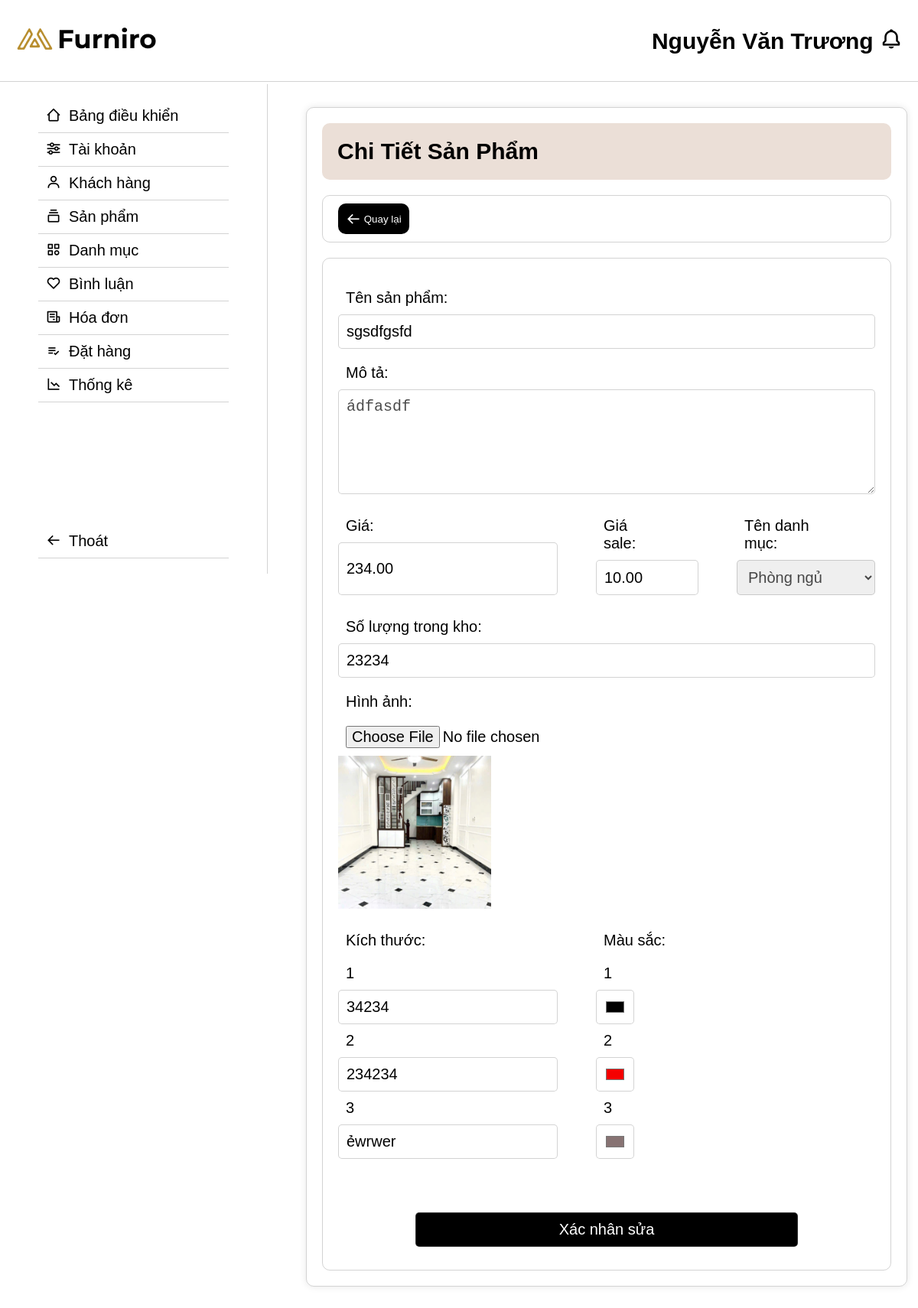
The app's page /admin/index.php?act=suaSanPham&id=112 (signed in) with its own data.
### tables this page shows
CREATE TABLE `sanpham` (
  `MaSanPham` int(11) NOT NULL,
  `TenSanPham` varchar(255) NOT NULL,
  `MoTa` text DEFAULT NULL,
  `Gia` decimal(10,2) NOT NULL,
  `GiaSale` decimal(10,2) DEFAULT NULL,
  `SoLuongTrongKho` int(11) NOT NULL,
  `HinhAnh` varchar(255) DEFAULT NULL,
  `MaDanhMuc` int(11) NOT NULL,
  `KichThuoc` varchar(255) DEFAULT NULL,
  `MauSac` varchar(255) DEFAULT NULL,
  `LuotXem` int(11) NOT NULL
);

CREATE TABLE `danhmucsanpham` (
  `MaDanhMuc` int(11) NOT NULL,
  `TenDanhMuc` varchar(255) NOT NULL,
  `TrangThai` tinyint(1) NOT NULL DEFAULT 1
);

### model/pdo.php (called while the page is built, shortened)
<?php
function pdo_get_connection()
{
    $dburl = "mysql:host=localhost;dbname=d1;charset=utf8";
    $username = 'root';
    $password = '';
    $conn = new PDO($dburl, $username, $password);
    $conn->setAttribute(PDO::ATTR_ERRMODE, PDO::ERRMODE_EXCEPTION);
    return $conn;
}
function pdo_query_one($sql)
{
    $sql_args = array_slice(func_get_args(), 1);
    try {
        $conn = pdo_get_connection();
        $stmt = $conn->prepare($sql);
        $stmt->execute($sql_args);
        $row = $stmt->fetch(PDO::FETCH_ASSOC);
        return $row;
    } catch (PDOException $e) {
        throw $e;
    } finally {
        unset($conn);
    }
}

### model/sanpham.php (called while the page is built, shortened)
<?php
function loadone_ten_dm($MaDanhMuc)
{
    if ($MaDanhMuc > 0) {
        $sql = "SELECT * FROM danhmucsanpham where MaDanhMuc=" . $MaDanhMuc;
        $dm = pdo_query_one($sql);
        extract($dm);
        return $TenDanhMuc;
    } else {
        return "";
    }
}
function loadone_sanpham($MaSanPham)
{
    $sql = "SELECT * FROM sanpham where MaSanPham =" . $MaSanPham;
    $sp = pdo_query_one($sql);
    return $sp;
}

### global.php (called while the page is built, shortened)
<?php
$img_path = "../upload/";

### admin/sanpham/edit.php (the view, shortened to what this page needs)
<div class="danhmuc">
    <div class="list-danhmuc">
        <div class="list-danhmuc__title">
            <h2>Chi Tiết Sản Phẩm</h2>
        </div>
        <div style="display: flex; justify-content: space-between; margin: 20px 0; align-items: center;border: 1px solid rgba(128, 128, 128, 0.349); border-radius: 10px; padding:10px 20px">
            <div class="list-danhmuc__add">
                <a href="index.php?act=listSanPham"><i class='bx bx-arrow-back'></i><input type="button" value=" Quay lại"></a>
            </div>
        </div>
        <div class=" list-danhmuc__content list-sanpham__content">
            <div class="sanpham-detail add-sanpham">
                <form action="index.php?act=suaSanPham&id=<?= $sanpham['MaSanPham'] ?>" method="post" enctype="multipart/form-data">
                    <div class="row-detail">
                        <label for="TenSanPham">Tên sản phẩm:</label>
                        <input type="text" name="TenSanPham" id="TenSanPham" required title="Vui lòng nhập tên sản phẩm" value="<?= $TenSanPham ?>">
                    </div>
                    <div class="row-detail">
                        <label for="MoTa">Mô tả:</label>
                        <textarea name="MoTa" id="MoTa" rows="5" required><?= $MoTa ?></textarea>
                    </div>
                    <div style="display: flex;gap:50px">
                        <div class="row-detail">
                            <label for="Gia">Giá:</label>
                            <input type="number" name="Gia" id="Gia" required value="<?= $Gia ?>">
                        </div>
                        <div class="row-detail">
                            <label for="GiaSale">Giá sale:</label>
                            <input type="number" name="GiaSale" id="GiaSale" value="<?= $GiaSale ?>" step="0.01" min="0" max="100">
                        </div>
                        <div class="row-detail">
                            <label for="TenDanhMuc">Tên danh mục:</label>
                            <select name="MaDanhMuc" id="MaDanhMuc" required>
                                <option value="<?= $MaDanhMuc ?>" selected hidden><?= $TenDanhMuc_one ?></option>
                            </select>
                        </div>
                    </div>
                    <div class="row-detail">
                        <label for="SoLuong">Số lượng trong kho:</label>
                        <input type="number" name="SoLuongTrongKho" id="SoLuongTrongKho" required value="<?= $SoLuongTrongKho ?>">
                    </div>
                    <div class="row-detail">
                        <label for="HinhAnh">Hình ảnh:</label>
                        <input type="file" name="HinhAnh" id="HinhAnh" style="border: none;" value="<?= $HinhAnh ?>">
                        <img id="previewImage" style="width: 200px; height: 200px;" src="<?= $img_path ?>/<?= $HinhAnh ?>">
                    </div>
                    <div style="display: flex;gap:50px">
                        <div class="row-detail">
                            <label for="KichThuoc">Kích thước:</label>
                            <?php
                            $count = 0;
                            $KichThuoc = explode(",", $KichThuoc);
                            foreach ($KichThuoc as $KichThuoc) {
                                $count == 0 ? $checked = 'checked' : $checked = '';
                                echo '<label for="KichThuoc">' . $count + 1 . '</label>
                                    <input type="text" name="KichThuoc[]" id="KichThuoc" value="' . $KichThuoc . '" ' . $checked . '>';
                                $count++;
                            }
                            ?>
                        </div>
                        <div class="row-detail">
                            <label for="MauSac">Màu sắc:</label>
                            <?php
                            $count = 0;
                            $MauSac = explode(",", $MauSac);
                            foreach ($MauSac as $MauSac) {
                                $count == 0 ? $checked = 'checked' : $checked = '';
                                echo '<label for="MauSac">' . $count + 1 . '</label>
                                    <input type="color" name="MauSac[]" id="MauSac" value="' . $MauSac . '" ' . $checked . '>';
                                $count++;
                            }
                            ?>
                        </div>
                    </div>
                    <div class="row-detail">
                        <input type="submit" value="Xác nhân sửa" name="suaSanPham" style="width:500px;margin: 0 auto;background-color: black;color: white;margin-top: 50px;">
                    </div>
                </form>
            </div>
        </div>
    </div>
</div>

### assets/css/css-admin.css (style rules this page uses)
* { padding: 0; margin: 0; box-sizing: border-box; }
body { font-size: 20px; }
img { width: 100%; max-width: 100%; }
a { text-decoration: none; color: black; }
body { font-family: sans-serif; margin: 20px; }
.danhmuc { display: flex; gap: 50px; }
.list-danhmuc { display: block; gap: 50px; padding: 20px; border-radius: 10px; border: 1px solid rgba(128, 128, 128, 0.349); flex: 1; box-shadow: 0 0 10px rgba(0, 0, 0, 0.1); }
.list-danhmuc__title { padding: 20px; border-radius: 10px; display: flex; align-items: center; gap: 20px; background-color: #EBDFD7; margin-bottom: 20px; text-align: center; }
.list-danhmuc__add a { display: flex; align-items: center; }
.list-danhmuc__add i { font-size: 20px; }
.list-danhmuc__add a input { background-color: black; color: white; border: none; }
.list-danhmuc__add a { padding: 10px; border-radius: 10px; background-color: black; color: white; cursor: pointer; }
.list-sanpham__content { font-size: 14px; }
.sanpham-detail { border: 1px solid rgba(128, 128, 128, 0.349); padding: 20px; border-radius: 10px; }
.sanpham-detail .row-detail { display: flex; flex-direction: column; font-size: 20px; margin: 10px 0; }
.sanpham-detail .row-detail label { margin-right: 50px; padding: 10px; border-radius: 10px; }
.sanpham-detail .row-detail input { flex: 8; font-size: 20px; padding: 10px; border-radius: 5px; border: none; background-color: #c4c4c46e; }
.sanpham-detail .row-detail textarea { flex: 8; font-size: 20px; padding: 10px; border-radius: 5px; border: 1px solid rgba(128, 128, 128, 0.349); color: rgba(0, 0, 0, 0.705); }
.sanpham-detail .row-detail select { flex: 8; color: rgba(0, 0, 0, 0.705); border: 1px solid rgba(128, 128, 128, 0.349); font-size: 20px; padding: 10px; border-radius: 5px; }
.list-sanpham__content img { height: 50px; object-fit: cover; }
.add-sanpham .row-detail input { background-color: white; border: 1px solid rgba(128, 128, 128, 0.349); }

### records on screen
sanpham: TenSanPham "sgsdfgsfd", MoTa "ádfasdf", Gia "234.00", GiaSale "10.00", MaDanhMuc "Phòng ngủ", SoLuongTrongKho "23234", HinhAnh (picture), KichThuoc "34234", KichThuoc "234234", KichThuoc "ẻwrwer", MauSac "#000000", MauSac "#f50000", MauSac "#877373"
